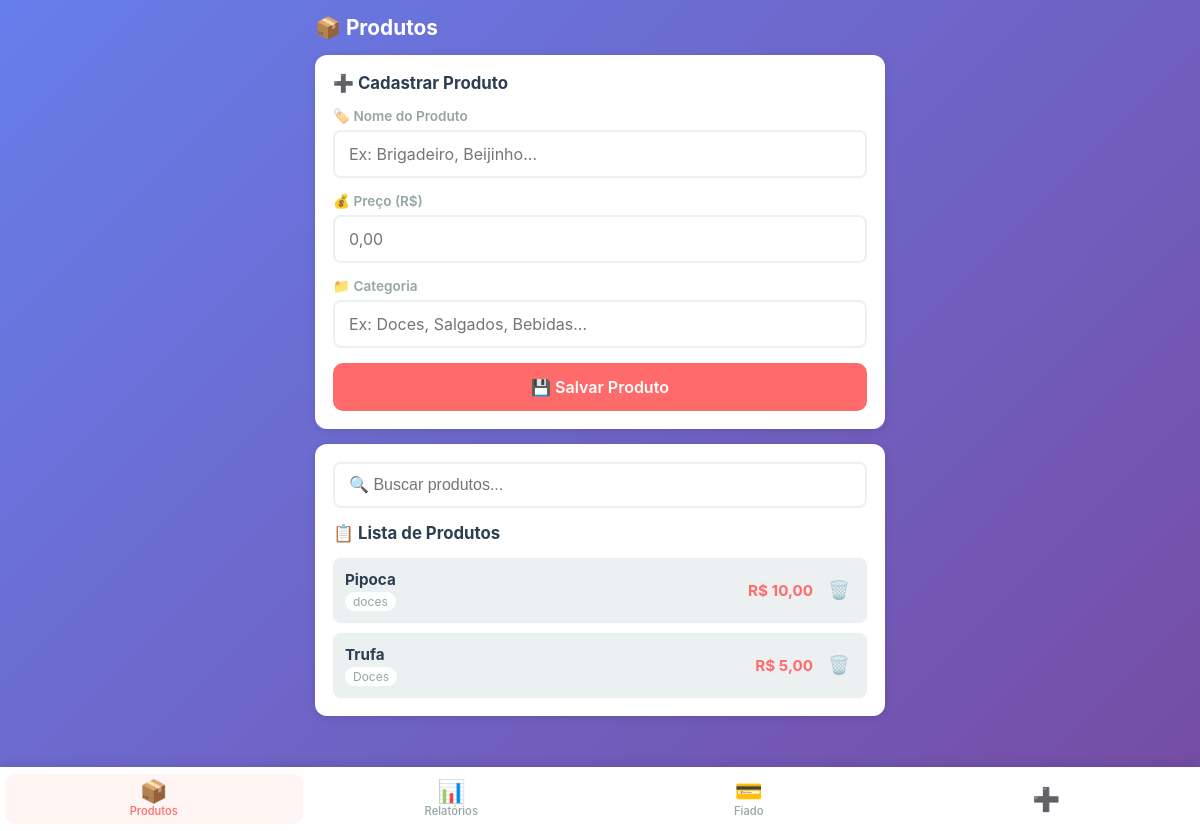
Page /produtos (signed in) on the committed database.
### app.py (models this page shows)
class Produto(db.Model):
    __tablename__ = 'produtos'
    id = db.Column(db.Integer, primary_key=True)
    nome = db.Column(db.String(100), nullable=False)
    preco = db.Column(db.Float, nullable=False)
    categoria = db.Column(db.String(50), default='')
    ativo = db.Column(db.Boolean, default=True)
    created_at = db.Column(db.DateTime, default=agora_brasilia)

### app.py (the view)
@app.route('/produtos')
@login_required
def produtos():
    produtos = Produto.query.filter_by(ativo=True).order_by(Produto.nome).all()
    return render_template('produtos.html', produtos=produtos)

### app.py (called while the page is built)
def login_required(f):
    @wraps(f)
    def decorated_function(*args, **kwargs):
        if 'logged_in' not in session:
            return redirect(url_for('login'))
        return f(*args, **kwargs)
    return decorated_function

def formatar_br(valor):
    return f"{valor:,.2f}".replace(",", "X").replace(".", ",").replace("X", ".")

@app.template_filter('moeda_br')
def moeda_br_filter(valor):
    return formatar_br(valor)

### templates/produtos.html (shortened to what this page needs)
{% extends "base.html" %}
{% block content %}
<div class="page-header">
    <h2>📦 Produtos</h2>
</div>
<div class="card">
    <h3>➕ Cadastrar Produto</h3>
    <div class="form-group">
        <label>🏷️ Nome do Produto</label>
        <input type="text" id="nomeProduto" placeholder="Ex: Brigadeiro, Beijinho...">
    </div>
    <div class="form-group">
        <label>💰 Preço (R$)</label>
        <input type="text" id="precoProduto" placeholder="0,00" oninput="formatarInputMoeda(this)">
    </div>
    <div class="form-group">
        <label>📁 Categoria</label>
        <input type="text" id="categoriaProduto" placeholder="Ex: Doces, Salgados, Bebidas...">
    </div>
    <button class="btn btn-primary btn-full" onclick="salvarProduto()">💾 Salvar Produto</button>
</div>
<div class="card">
    <div class="busca-container">
        <input type="text" id="buscaProduto" placeholder="🔍 Buscar produtos..." onkeyup="filtrarProdutos()">
    </div>
    <h3>📋 Lista de Produtos</h3>
    <div id="listaProdutos" class="lista-produtos">
        {% for produto in produtos %}
        <div class="produto-item" id="produto-{{ produto.id }}" data-nome="{{ produto.nome.lower() }}">
            <div class="produto-info">
                <strong>{{ produto.nome }}</strong>
                <span class="categoria">{{ produto.categoria }}</span>
            </div>
            <div class="produto-actions">
                <span class="preco">R$ {{ produto.preco|moeda_br }}</span>
                <button class="btn-icon btn-excluir" onclick="excluirProduto({{ produto.id }})" title="Excluir">🗑️</button>
            </div>
        </div>
        {% else %}
        <p class="empty">Nenhum produto cadastrado</p>
        {% endfor %}
    </div>
</div>
{% endblock %}

### static/css/style.css (style rules this page uses)
:root { --primary: #FF6B6B; --primary-dark: #EE5A5A; --secondary: #4ECDC4; --success: #2ECC71; --warning: #F39C12; --danger: #E74C3C; --dark: #2C3E50; --gray: #95A5A6; --light: #ECF0F1; --white: #FFFFFF; --shadow: 0 2px 10px rgba(0,0,0,0.1); --radius: 12px; }
* { margin: 0; padding: 0; box-sizing: border-box; -webkit-tap-highlight-color: transparent; }
body { font-family: -apple-system, BlinkMacSystemFont, 'Segoe UI', Roboto, sans-serif; background: linear-gradient(135deg, #667eea 0%, #764ba2 100%); min-height: 100vh; color: var(--dark); padding-bottom: 20px; }
.page-header { margin-bottom: 15px; }
.page-header h2 { font-size: 1.3rem; color: var(--white); margin-bottom: 5px; }
.card { background: var(--white); border-radius: var(--radius); padding: 18px; margin-bottom: 15px; box-shadow: var(--shadow); }
.card h3 { font-size: 1.05rem; margin-bottom: 15px; color: var(--dark); display: flex; align-items: center; gap: 8px; }
.form-group { margin-bottom: 15px; }
.form-group label { display: block; font-size: 0.85rem; font-weight: 600; color: var(--gray); margin-bottom: 6px; }
.form-group input, .form-group select { width: 100%; padding: 12px 14px; border: 2px solid var(--light); border-radius: 8px; font-size: 1rem; font-family: inherit; transition: border-color 0.2s; background: var(--white); }
.btn { display: inline-flex; align-items: center; justify-content: center; gap: 8px; padding: 14px 20px; border: none; border-radius: 10px; font-size: 1rem; font-weight: 600; cursor: pointer; transition: all 0.2s; font-family: inherit; }
.btn-primary { background: var(--primary); color: var(--white); }
.btn-full { width: 100%; }
.btn-icon { background: none; border: none; font-size: 1.1rem; cursor: pointer; padding: 5px; }
.busca-container { margin-bottom: 15px; }
.busca-container input { width: 100%; padding: 12px 14px; border: 2px solid var(--light); border-radius: 8px; font-size: 1rem; }
.lista-produtos, .lista-vendas, .lista-clientes, .lista-fiado { display: flex; flex-direction: column; gap: 10px; }
.produto-item { display: flex; justify-content: space-between; align-items: center; padding: 12px; background: var(--light); border-radius: 8px; }
.produto-info { display: flex; flex-direction: column; gap: 3px; }
.produto-info strong { font-size: 0.95rem; }
.categoria { font-size: 0.75rem; color: var(--gray); background: var(--white); padding: 2px 8px; border-radius: 10px; display: inline-block; width: fit-content; }
.produto-actions { display: flex; align-items: center; gap: 10px; }
.preco { font-weight: bold; color: var(--primary); font-size: 0.95rem; }
.card { animation: fadeIn 0.3s ease; }
.btn-excluir { opacity: 0.6; transition: all 0.2s; }

### rows in the picture
Produto: nome "Pipoca", categoria "doces", preco|moeda_br "10,00"
Produto: nome "Trufa", categoria "Doces", preco|moeda_br "5,00"
